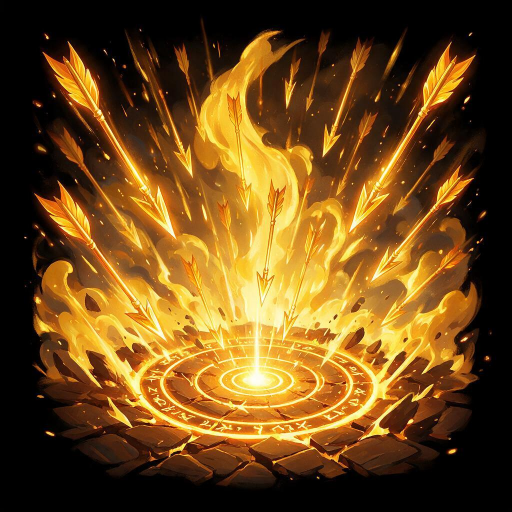
#> input picture assets/ui/hud/src/ab_arrow_rain.jpg, 1024 x 1024 px (shown at 1/2 size); its folder holds only this picture in this run
$ python key_icons.py
#> lines starting #> are read from the running program, lines starting #| are printed output that depends on the picture
#!/usr/bin/env python3
"""Remove o fundo preto dos ícones gerados (assets/ui/hud/src/*.jpg) e salva PNG
com transparência em assets/ui/hud/, recortado e redimensionado para 192 px."""
import glob, os
import numpy as np
from PIL import Image, ImageFilter
ROOT = os.path.dirname(os.path.dirname(os.path.abspath(__file__)))
for f in sorted(glob.glob(os.path.join(ROOT, "assets/ui/hud/src/*.jpg"))):
    im = np.asarray(Image.open(f).convert("RGB")).astype(np.float32) / 255.0
    lum = im.max(axis=2)
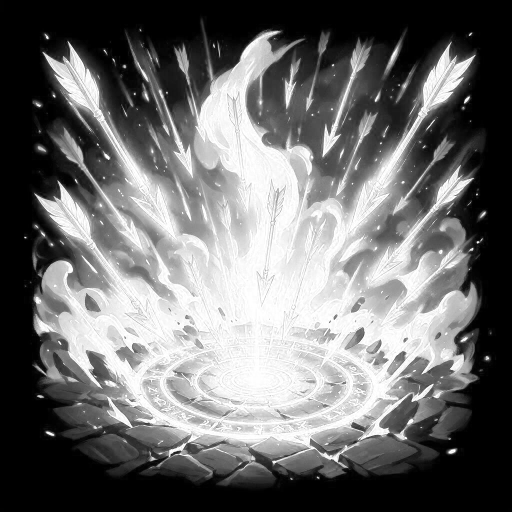
#> lum: shape (1024, 1024) float32 (shown at 1/2 size); min 0, max 1, mean 0.43
    # Alfa suave: preto puro some, tons escuros do contorno ficam semi-opacos.
    a = np.clip((lum - 0.05) / 0.12, 0.0, 1.0)
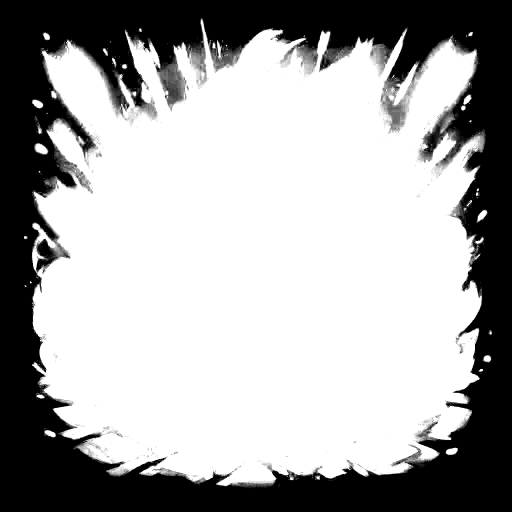
#> a: shape (1024, 1024) float32 (shown at 1/2 size); min 0, max 1, mean 0.652
    # Preenche o interior: tudo o que estiver cercado pelo objeto fica opaco.
    mask = Image.fromarray((a * 255).astype(np.uint8)).filter(ImageFilter.MaxFilter(5)).filter(ImageFilter.MinFilter(5))
    a = np.maximum(a, np.asarray(mask).astype(np.float32) / 255.0 * (lum > 0.02))
    rgba = np.dstack([im, a])
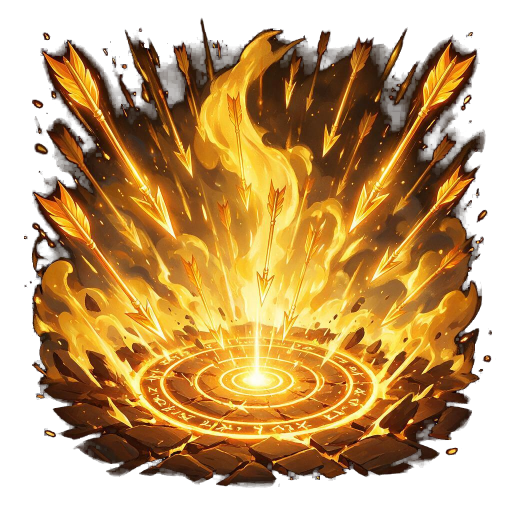
#> rgba: shape (1024, 1024, 4) float32 (shown at 1/2 size); mean R, G, B, A 0.43, 0.291, 0.101, 0.657; transparent parts drawn white
    out = Image.fromarray((rgba * 255).astype(np.uint8), "RGBA")
    bbox = out.getchannel("A").point(lambda v: 255 if v > 24 else 0).getbbox()
#> bbox = (48, 35, 984, 976)
    if bbox:
        out = out.crop(bbox)
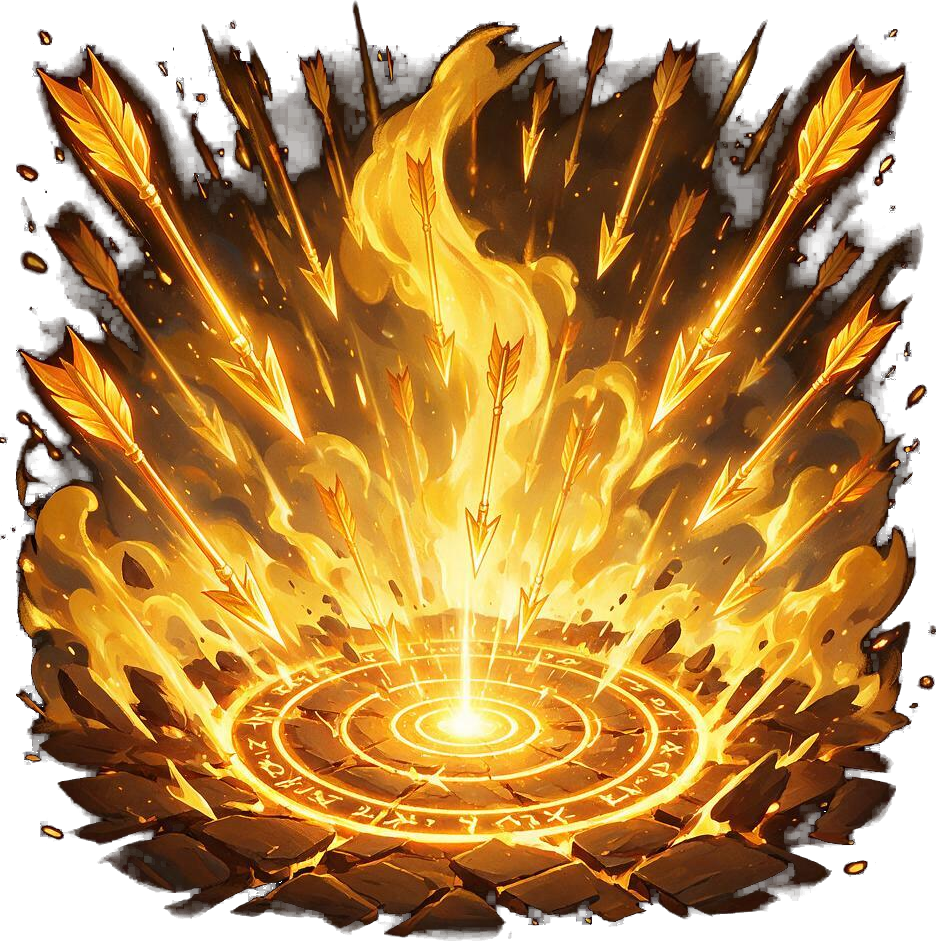
#> out: PIL image 936x941 RGBA; mean R, G, B, A 130.5, 88.2, 30.7, 199.4; transparent parts drawn white
    w, h = out.size
#> w = 936; h = 941
    side = max(w, h)
#> side = 941
    sq = Image.new("RGBA", (side, side), (0, 0, 0, 0))
#> sq: PIL image 941x941 RGBA; every value is 0
    sq.paste(out, ((side - w) // 2, (side - h) // 2))
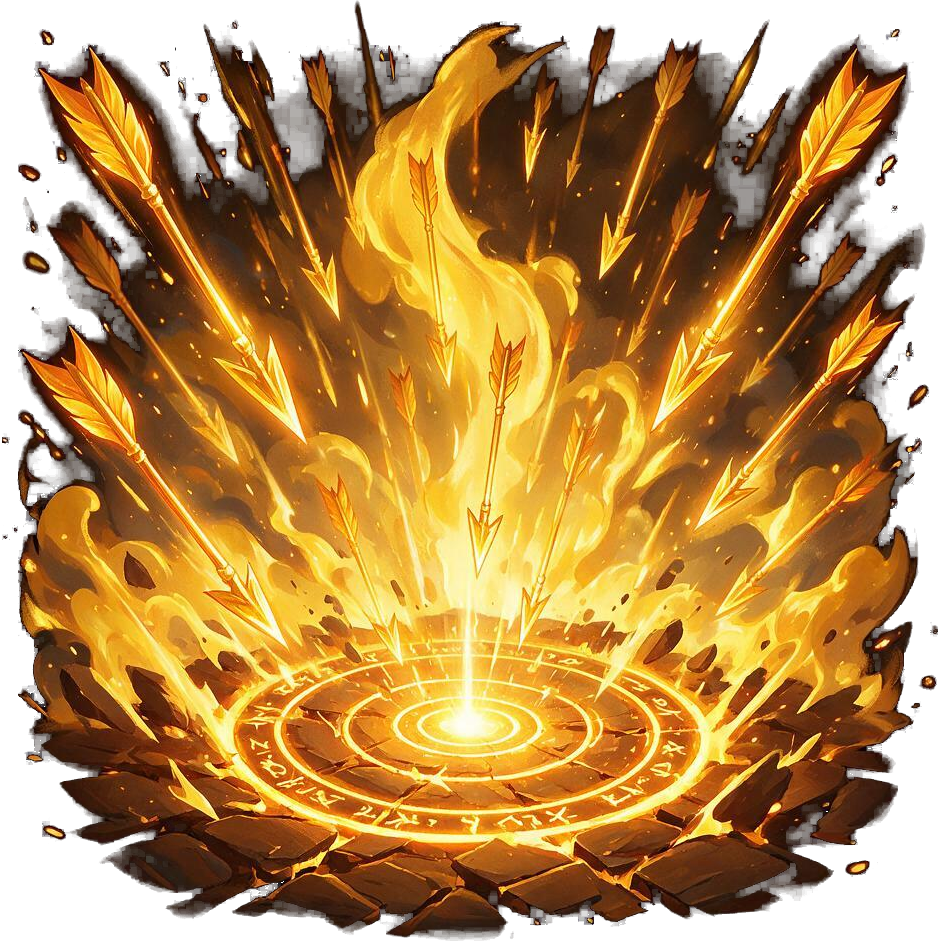
#> sq: PIL image 941x941 RGBA; mean R, G, B, A 129.8, 87.8, 30.5, 198.3; transparent parts drawn white
    sq = sq.resize((192, 192), Image.LANCZOS)
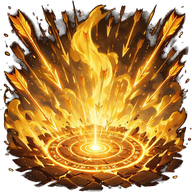
#> sq: PIL image 192x192 RGBA; mean R, G, B, A 130.8, 88.3, 30.8, 198.3; transparent parts drawn white
    sq.save(os.path.join(ROOT, "assets/ui/hud", os.path.basename(f)[:-4] + ".png"))
    print("ok", os.path.basename(f))

$ run again, on assets/ui/hud/src/ab_nova.jpg
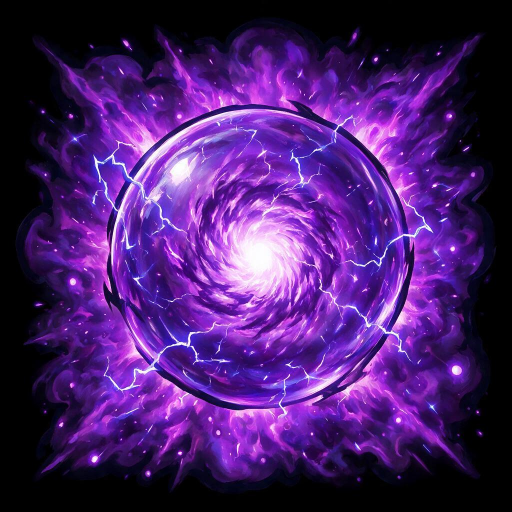
#> input picture assets/ui/hud/src/ab_nova.jpg, 1024 x 1024 px (shown at 1/2 size)
#> `rgba = np.dstack([im, a])`:
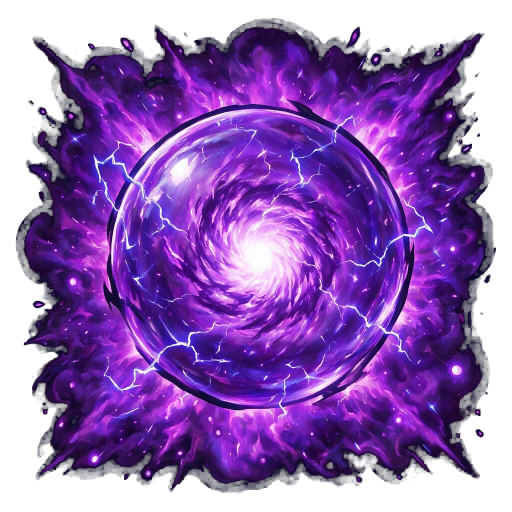
#> rgba: shape (1024, 1024, 4) float32 (shown at 1/2 size); mean R, G, B, A 0.286, 0.122, 0.422, 0.699; transparent parts drawn white
#> bbox = (31, 35, 992, 987)
#> `sq = sq.resize((192, 192), Image.LANCZOS)`:
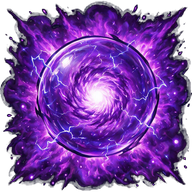
#> sq: PIL image 192x192 RGBA; mean R, G, B, A 82.7, 35.1, 122.6, 202.3; transparent parts drawn white
